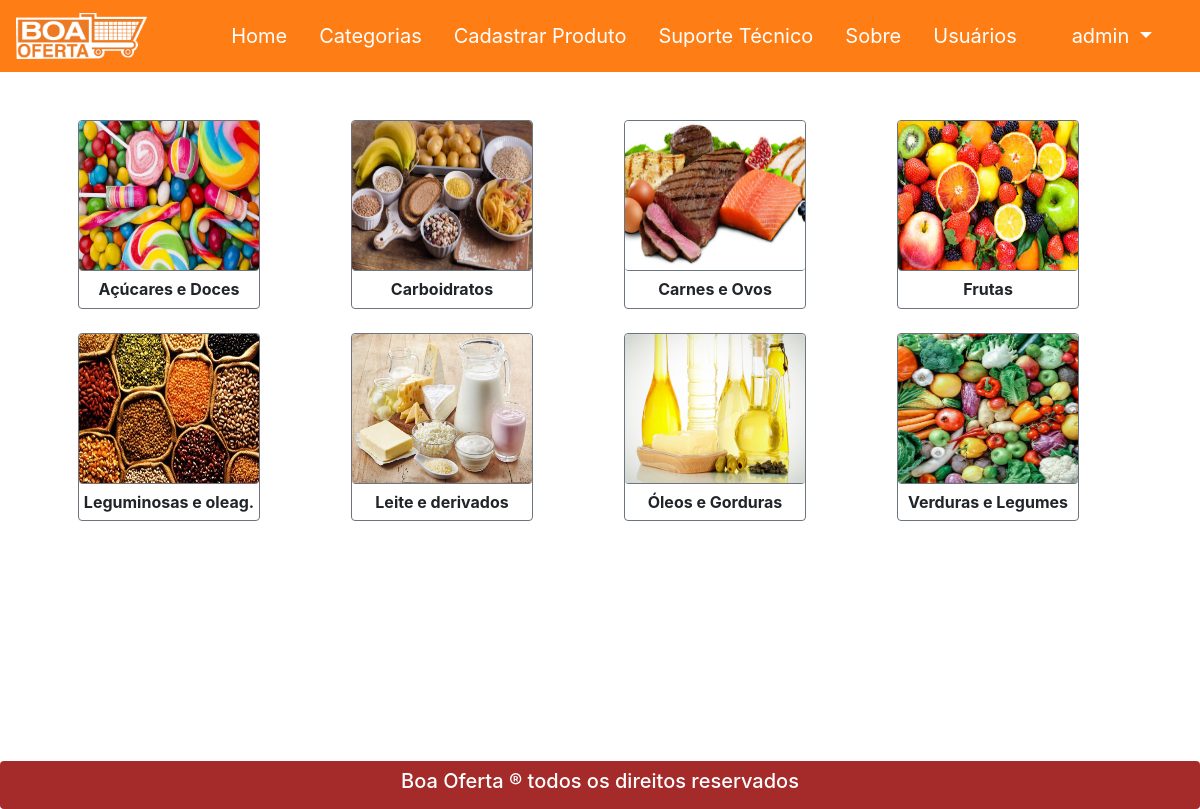
The page /categorias.php (signed in) on the database its author committed.
### tables this page shows
CREATE TABLE usuarios (
cpf varchar(14) PRIMARY KEY NOT NULL,
apelido varchar(25) NOT NULL,
nome_completo varchar(150) NOT NULL,
email varchar(250) NOT NULL,
senha varchar(25) NOT NULL,
foto_usuario varchar(150),
fk_id_rua_user int NOT NULL,
fk_id_tipo int NOT NULL,
CONSTRAINT fk_usuario_id_rua FOREIGN KEY(fk_id_rua_user) REFERENCES ruas (id_rua),
CONSTRAINT fk_id_tipo FOREIGN KEY(fk_id_tipo) REFERENCES tipo_usuarios (id_tipo)
);

CREATE TABLE categorias (
id_categoria int PRIMARY KEY NOT NULL AUTO_INCREMENT,
nome_categoria varchar(50),
foto_categoria varchar(150)
);

### categorias.php (the view)
<?php
require_once "cabecalho.php";
require_once "class/conexao.php";
?>
<div class="container mt-4">
	<div class="row pl-5">
	<?php
	$result_produto = "SELECT * FROM categorias ORDER BY nome_categoria ASC";
	$resultado_produto = mysqli_query($conexao, $result_produto);
	while($row_produto = mysqli_fetch_assoc($resultado_produto)){
	?>
		<div class="col-xl-2 col-lg-3 col-md-4 col-sm-4 col-6 recentes mt-4 rounded border border-secondary">
			<a href="index.php?cat=<?php echo $row_produto['id_categoria']?>" style="text-decoration: none;">
				<div class="row">
					<img src="imagens/categorias/<?php echo $row_produto['foto_categoria']?>" class="imgProd rounded border-secondary">
				</div>
				<div class="row d-flex justify-content-center">
					<h6 class="text-body">
						<strong><?php echo ($row_produto['nome_categoria']); ?></strong>
					</h6>
				</div>
			</a>
		</div>
		<div class='col-1'></div>
		<?php }
		?>
	</div>
</div>
<?php
require_once "rodape.php";
?>

### cabecalho.php (shortened to what this page needs)
<?php
require_once("class/conexao.php");
?>
<!DOCTYPE html>
<html>
<head>
  <link rel="stylesheet" type="text/css" href="css/bootstrap.css">
  <link rel="stylesheet" type="text/css" href="css/estilo.css">
</head>
<body>
  <header>
    <nav class="navbar navbar-expand-lg navbar-dark" style="background: #fe7e15;">
      <a class="navbar-brand" href="index.php" style="float: left; width: 15%;"><img src="imagens/logo/logo.png" class="w-75"></a>
      <div class="collapse navbar-collapse" id="navbarTogglerDemo02">
        <ul class="navbar-nav mr-auto mt-2 mt-lg-0">
          <li class="nav-item active ml-3">
            <a class="nav-link" href="index.php" style="font-size: 125%;">Home <span class="sr-only">(Página atual)</span></a>
          </li>
          <li class="nav-item active ml-3">
            <a class="nav-link" href="categorias.php" style="font-size: 125%;">Categorias</a>
          </li>
          <li class="nav-item active ml-3">
            <a class="nav-link" href="cadastroProduto.php" style="font-size: 125%;">Cadastrar Produto</a>
          </li>
          <li class="nav-item active ml-3">
            <a class="nav-link" href="suporte.php" style="font-size: 125%;">Suporte Técnico</a>
          </li>
          <li class="nav-item active ml-3 ">
            <a class="nav-link" href="sobre.php" style="font-size: 125%;">Sobre</a>
          </li>
          <?php
          if (isset($_SESSION[ 'usuario'])) {
          $result_usuario = "SELECT * FROM usuarios where email = '$_SESSION[usuario]'";
          $resultado_usuario = mysqli_query($conexao, $result_usuario);
          while($row_usuario = mysqli_fetch_assoc($resultado_usuario)){
            if ($row_usuario['fk_id_tipo'] == 1) {
          ?>
          <li class="nav-item active ml-3 ">
            <a class="nav-link" href="usuarios.php" style="font-size: 125%;">Usuários</a>
          </li>
          <?php
            }
          }
        }
          ?>
        </ul>
        <ul class="navbar-nav  mt-2 mt-lg-0 float-right">
        <?php
        if(isset($_SESSION['usuario'])){
        ?>
          <li class="nav-item dropdown active float-right mr-4">
            <a class="nav-link dropdown-toggle" href="#" id="navbarDropdown" role="button" data-toggle="dropdown" aria-haspopup="true" aria-expanded="false" style="font-size: 125%;">
            <?php
            $sql = "select nome_completo, apelido from usuarios where email = '$_SESSION[usuario]' ;";
            $resultado = $conexao->query($sql) OR trigger_error($conexao->error, E_USER_ERROR);
            if($consulta = $resultado->fetch_object()){
              echo ($consulta->nome_completo);
            }
            ?>
            </a>
          </li>
        <?php }
        ?>
      </div>
  </nav>
</header>

### css/estilo.css (style rules this page uses)
.imgProd { width: 100%; height: 150px; border-bottom: 1px solid #282828; margin-bottom: 5%; }

### rows shown on the page
usuarios: shows "Usuários", nome_completo "admin"
categorias: foto_categoria (picture), nome_categoria "Açúcares e Doces"
categorias: foto_categoria (picture), nome_categoria "Carboidratos"
categorias: foto_categoria (picture), nome_categoria "Carnes e Ovos"
categorias: foto_categoria (picture), nome_categoria "Frutas"
categorias: foto_categoria (picture), nome_categoria "Leguminosas e oleag."
categorias: foto_categoria (picture), nome_categoria "Leite e derivados"
categorias: foto_categoria (picture), nome_categoria "Óleos e Gorduras"
categorias: foto_categoria (picture), nome_categoria "Verduras e Legumes"
